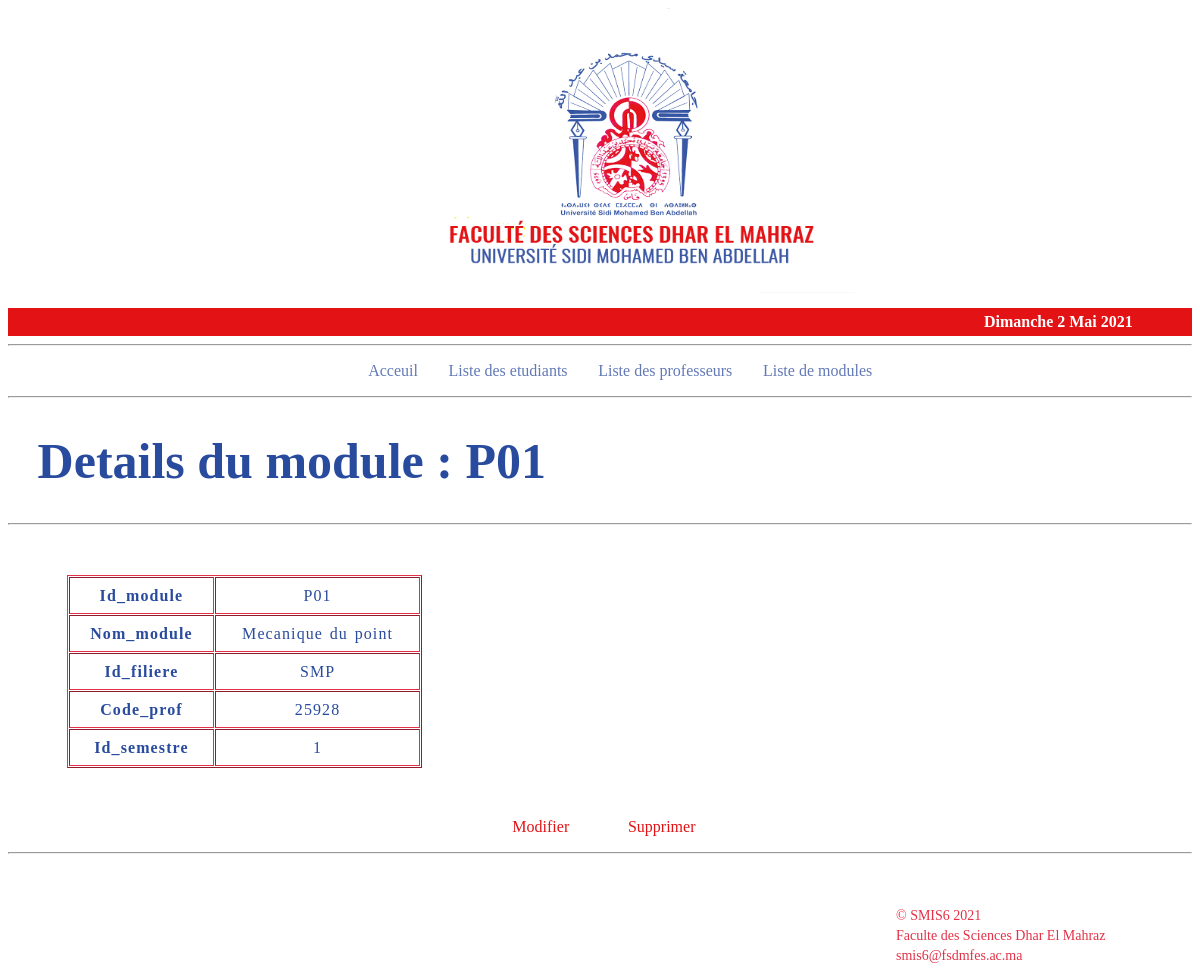
The page /website/html/unit_details.php?id_module=P01 on the database its author committed.
### tables this page shows
CREATE TABLE `modules` (
  `id_module` varchar(4) NOT NULL,
  `nom_module` varchar(100) NOT NULL,
  `id_filiere` varchar(4) NOT NULL,
  `code_prof` int(6) NOT NULL,
  `id_semestre` int(1) NOT NULL DEFAULT 1
);

### website/html/templates/data.php (called while the page is built, shortened)
<?php
require('config.php');
$sql = 'SELECT * FROM modules;';
$result = mysqli_query($conn,$sql);
$modules = [];
while($module = mysqli_fetch_assoc($result)){
	$modules[] = $module;
}
function getUnitById($id){
	global $modules;
	foreach ($modules as $module) {
			if ($id == $module['id_module']) {
				return $module;
			}
		}
}
?>

### website/html/unit_details.php (the view, shortened to what this page needs)
<?php
if (isset($_GET['id_module'])) {
	$code = $_GET['id_module'];
}
require('templates/data.php');
$module =  getUnitById($code);
?>
<!DOCTYPE html>
<html>
<head>
	<link rel="stylesheet" type="text/css" href="../css/style.css">
</head>
<body>
<header id="mainHeader">
	<?php
		include("templates/header.php");  ?>
	 <hr>
	 <?php
	include('templates/nav.php');
?>
<hr>
	<div id="main">
		<h1>Details du module : <?=$code?> </h1>
	</div>
	<hr>
	<div>
	    <table border="table" cellspacing="1px" cellpadding="5px">
	    	<?php foreach ($module as $key => $value) {
	    		$Key = ucfirst($key);
	    		echo "
	    			<tr>
		    			<td class = 'keys'> <strong> $Key </strong></td>
		    			<td> $value </td>
	    			</tr>
	    			 ";
	    	}
	    	?>
	    </table>
	    <div>
		    <ul>
		    	<li><a  style="color: #E31215; padding-left:18%"
		    			href="modify_unit.php?id_module=<?=$code?>">Modifier</a></li>
		    	<li><a  style="color: #E31215;padding-left:4%"
		    			href="delete_unit.php?id_module=<?=$code?>">Supprimer</a></li>
		    </ul>
	    </div>
	</div>
	<hr>
</header>
<?php
	include('templates/footer.php');
 ?>
</body>
</html>

### website/css/style.css (style rules this page uses)
body { background-color: #ffffff; }
h1 { color: #294B9E; text-shadow: currentColor; font-size: 50px; padding-left: 2.5%; }
li a { text-decoration: none; color: #6279B6; padding: 5px; }
ul { padding-left: 30%; }
li { display: inline; padding-right:2% }
table { margin-top: 50px; margin-bottom: 50px; margin-left:5%; margin-right:5%; text-align: center; letter-spacing: 1.1px; word-spacing: 1.6px; line-height: 25px; width: 30%; padding: 0; border-color:#E33147; }
td { color: #294B9E; }

### rows shown on the page
modules: id_module "P01", nom_module "Mecanique du point", id_filiere "SMP", code_prof "25928", id_semestre "1"

### other values the page prints
$ln["jour"][$jour_de_la_semaine] "Dimanche"
$jour_du_mois "2"
$ln["mois"][$mois] "Mai"
$annee "2021"
$code "P01"
$Key "Id_module"
$Key "Nom_module"
$Key "Id_filiere"
$Key "Code_prof"
$Key "Id_semestre"
